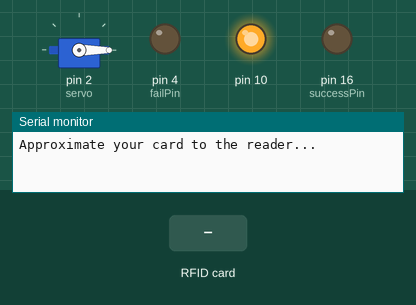
Simulated run of this sketch. Board: Arduino Uno, built with avr-gcc and run on an emulated ATmega328P. Shown: servo, output pins drawn as LEDs (lit = HIGH), the last lines printed to the serial monitor. The test bench sets the inputs (shaded band).

Above: at 1.2 s.
1.3 s: RFID card 0B CF 6D 8B held to the reader
At 3.0 s:
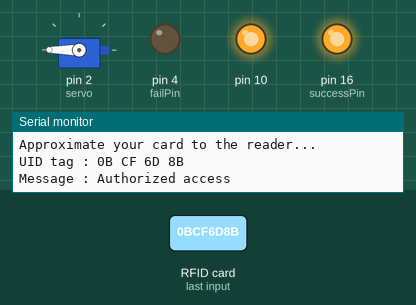
3.8 s: RFID card 5E 7A 19 C4 held to the reader
At 6.7 s:
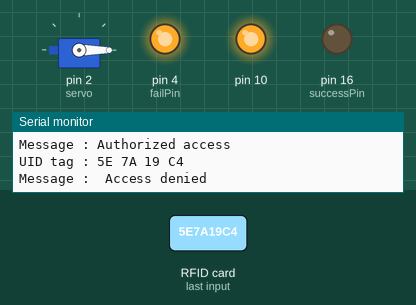
6.8 s: RFID card 0B CF 6D 8B held to the reader
At 9.9 s:
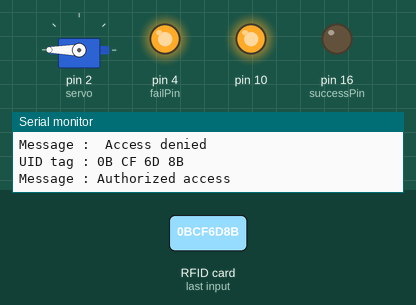
Timing chart, 0 to 11.8 s (numbered marks = the images above; inputs shaded):
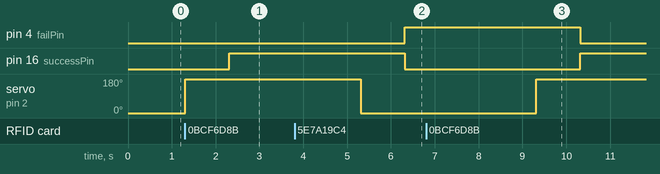

The sketch:

ETC_Hardware.ino
```cpp
#include <SPI.h>
#include <MFRC522.h>
 #include <Servo.h>

Servo servo;
#define SS_PIN 15
#define RST_PIN 5
MFRC522 mfrc522(SS_PIN, RST_PIN);   // Create MFRC522 instance.
int failPin = 4;
int successPin = 16;
void setup()
{
  servo.attach(2); //D4

servo.write(0);
  pinMode(failPin, OUTPUT);
   pinMode(successPin, OUTPUT);
  Serial.begin(9600);   // Initiate a serial communication
  SPI.begin();      // Initiate  SPI bus
  mfrc522.PCD_Init();   // Initiate MFRC522
  Serial.println("Approximate your card to the reader...");
  Serial.println();

}
void loop()
{
  // Look for new cards
  if ( ! mfrc522.PICC_IsNewCardPresent())
  {
    return;
  }
  // Select one of the cards
  if ( ! mfrc522.PICC_ReadCardSerial())
  {
    return;
  }
  //Show UID on serial monitor
  Serial.print("UID tag :");
  String content= "";
  byte letter;
  for (byte i = 0; i < mfrc522.uid.size; i++)
  {
     Serial.print(mfrc522.uid.uidByte[i] < 0x10 ? " 0" : " ");
     Serial.print(mfrc522.uid.uidByte[i], HEX);
     content.concat(String(mfrc522.uid.uidByte[i] < 0x10 ? " 0" : " "));
     content.concat(String(mfrc522.uid.uidByte[i], HEX));
  }
  Serial.println();
  Serial.print("Message : ");
  content.toUpperCase();
  if (content.substring(1) == "0B CF 6D 8B") //change here the UID of the card/cards that you want to give access
  {
    Serial.println("Authorized access");
    Serial.println();
    servo.write(180);

delay(1000);

    digitalWrite(successPin, HIGH);
    digitalWrite(failPin, LOW);
    delay(3000);
  }

 else   {
    Serial.println(" Access denied");
    servo.write(0);

delay(1000);
     digitalWrite(successPin, LOW);
    digitalWrite(failPin, HIGH);
  delay(3000);
  }
}
```

Measured:
- after the input at 1.3 s, pin 16 (successPin): LOW → HIGH after 1.0 s; servo on pin 2 (servo): 0° → 180° at once
- after the input at 3.8 s, pin 4 (failPin): LOW → HIGH after 2.5 s; pin 16 (successPin): HIGH → LOW after 2.5 s; servo on pin 2 (servo): 180° → 0° after 1.5 s
- after the input at 6.8 s, pin 4 (failPin): HIGH → LOW after 3.5 s; pin 16 (successPin): LOW → HIGH after 3.5 s; servo on pin 2 (servo): 0° → 180° after 2.5 s
